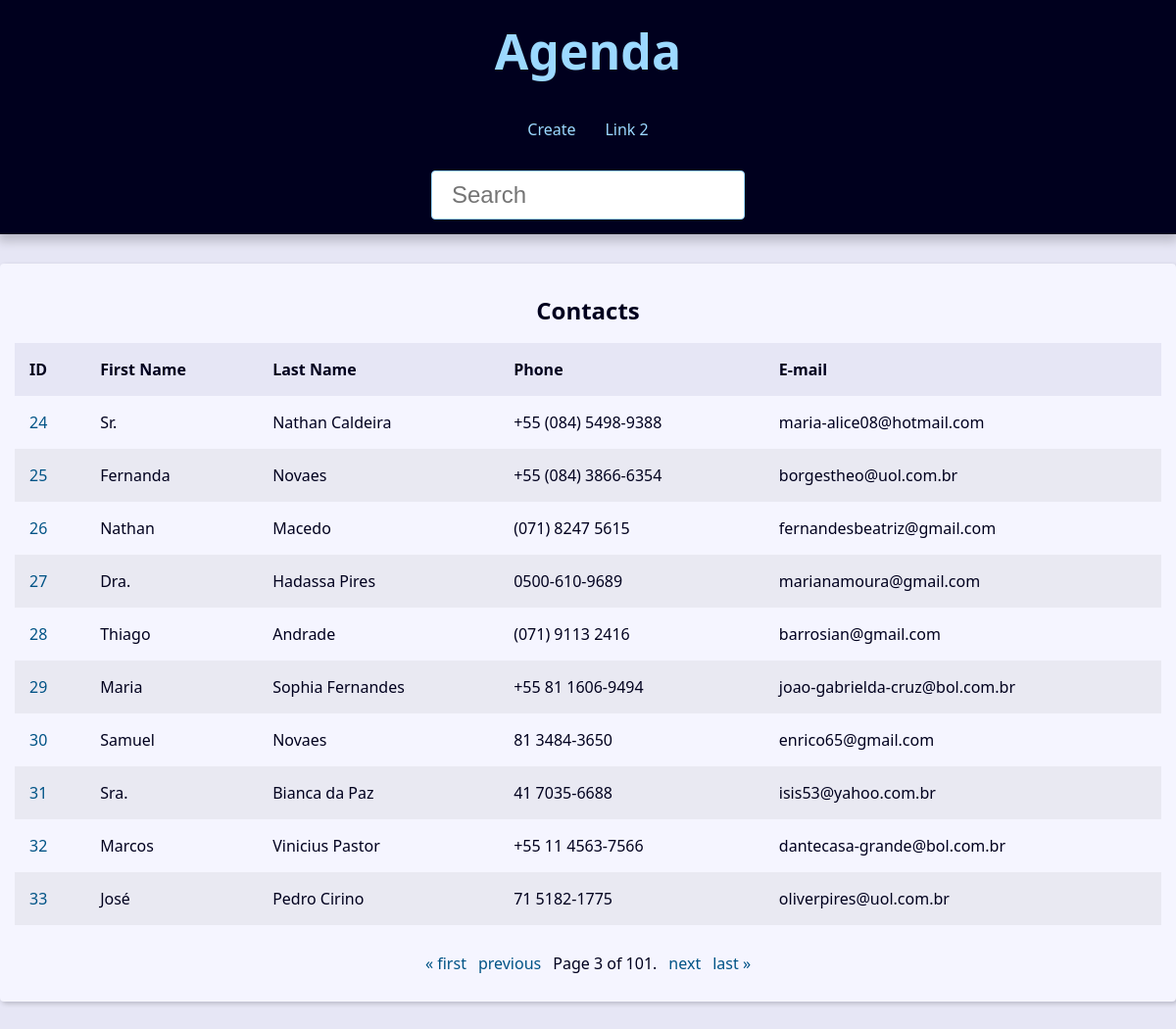
The app's page /?page=3&q= with its own data.
### contact/models.py (models this page shows, shortened)
class Contact(models.Model):
    first_name = models.CharField(max_length=50)
    last_name = models.CharField(max_length=50)
    phone = models.CharField(max_length=50)
    email = models.EmailField(max_length=254, blank=True)
    created_date = models.DateTimeField(default=timezone.now)
    description = models.TextField(blank=True)
    show = models.BooleanField(default=True)
    picture = models.ImageField(blank=True, upload_to='picture/%Y/%m/')
    category = models.ForeignKey(Category, on_delete=models.SET_NULL, blank=True, null=True)
    owner =  models.ForeignKey(User, on_delete=models.SET_NULL, blank=True, null=True)

### contact/views/contact_views.py (the view)
# urls.py: path('', views.index, name='index'),# type:ignore
def index(request):
    contacts = Contact.objects.all().filter(show=True).order_by('id')
    paginator = Paginator(contacts, 10)
    page_number = request.GET.get("page")
    page_obj = paginator.get_page(page_number)
    context = {
        'page_obj': page_obj,
        'site_title':'Contatos - '
    }
    return render(request,'contact/index.html', context )

### contact/templates/contact/index.html
{% extends "global/base.html" %}
{% block content %}
{% if page_obj %}
<div class="responsive-table">
    <table class="contacts-table">
    <caption class="table-caption">
        Contacts
    </caption>
    <thead>
        <tr class="table-row table-row-header">
            <th class="table-header">ID</th>
            <th class="table-header">First Name</th>
            <th class="table-header">Last Name</th>
            <th class="table-header">Phone</th>
            <th class="table-header">E-mail</th>
        </tr>
    </thead>
    <tbody>
        {% for contact in page_obj%}
        <tr class="table-row">
            <td class="table-cel">
                <a class="table-link" href="{% url "contact:contact" contact.id %}">
                    {{contact.id}}
                </a>
            </td>
            <td class="table-cel">
                {{contact.first_name}}
            </td>
            <td class="table-cel">
                {{contact.last_name}}
            </td>
            <td class="table-cel">
                {{contact.phone}}
            </td>
            <td class="table-cel">
                {{contact.email}}
            </td>
        </tr>
        {% endfor %}
    </tbody>
</table>
</div>
{% else %}
<div class="single-contact">
    <h1 class="single-contact-name">
        Nenhum contato encontrado.
    </h1>
</div>
{% endif %}
{% endblock content %}

### base_static/global/css/style.css (style rules this page uses)
:root { --spacing: 1.5rem; --link-dark-color: rgb(0, 83, 134); --link-light-color: rgb(156, 217, 255); --clr-white: rgb(245, 245, 255); --clr-black: rgb(0, 0, 30); --clr-light-gray: rgb(230, 230, 245); --clr-dark-shadow-5: rgba(0, 0, 10, 5%); --clr-dark-shadow-10: rgba(0, 0, 10, 10%); --clr-dark-shadow-20: rgba(0, 0, 10, 20%); --clr-light-shadow-5: rgba(200, 200, 255, 5%); --clr-light-shadow-10: rgba(200, 200, 255, 10%); --clr-light-shadow-20: rgba(200, 200, 255, 20%); --main-page-width: 120rem; --table-min-width: 60rem; --biggest-font-size: 5rem; --bigger-font-size: 4rem; --big-font-size: 3.2rem; --medium-font-size: 2.4rem; --small-font-size: 1.6rem; --smaller-font-size: 1.4rem; --smallest-font-size: 1.2rem; --transition-fast: 300ms; --transition-medium: 600ms; --transition-slow: 1s; --default-border-radius: 4px; }
*, *::before, *::after { margin: 0; padding: 0; box-sizing: border-box; }
html { font-size: 62.5%; }
body { font-family: system-ui, -apple-system, BlinkMacSystemFont, 'Segoe UI', Roboto, Oxygen, Ubuntu, Cantarell, 'Open Sans', 'Helvetica Neue', sans-serif; line-height: 1.5; font-size: var(--small-font-size); color: var(--clr-black); -webkit-font-smoothing: antialiased; background: var(--clr-light-gray); }
.responsive-table { width: 100%; overflow-x: auto; }
.contacts-table { width: 100%; min-width: var(--table-min-width); border-collapse: collapse; }
.table-caption { font-size: var(--medium-font-size); font-weight: bold; padding: var(--spacing); }
.table-row { text-align: left; text-overflow: ellipsis; transition: background-color var(--transition-fast) ease-in-out; }
.table-row:nth-of-type(2n) { background: var(--clr-dark-shadow-5); }
.table-row-header { background: var(--clr-light-gray); color: var(--clr-black); }
.table-cel, .table-header { padding: var(--spacing); }
.table-link { color: var(--link-dark-color); transition: color var(--transition-fast) ease-in-out; text-decoration: none; }

### records on screen
Contact: id "24", first_name "Sr.", last_name "Nathan Caldeira", phone "+55 (084) 5498-9388", email "maria-alice08@hotmail.com"
Contact: id "25", first_name "Fernanda", last_name "Novaes", phone "+55 (084) 3866-6354", email "borgestheo@uol.com.br"
Contact: id "26", first_name "Nathan", last_name "Macedo", phone "(071) 8247 5615", email "fernandesbeatriz@gmail.com"
Contact: id "27", first_name "Dra.", last_name "Hadassa Pires", phone "0500-610-9689", email "marianamoura@gmail.com"
Contact: id "28", first_name "Thiago", last_name "Andrade", phone "(071) 9113 2416", email "barrosian@gmail.com"
Contact: id "29", first_name "Maria", last_name "Sophia Fernandes", phone "+55 81 1606-9494", email "joao-gabrielda-cruz@bol.com.br"
Contact: id "30", first_name "Samuel", last_name "Novaes", phone "81 3484-3650", email "enrico65@gmail.com"
Contact: id "31", first_name "Sra.", last_name "Bianca da Paz", phone "41 7035-6688", email "isis53@yahoo.com.br"
Contact: id "32", first_name "Marcos", last_name "Vinicius Pastor", phone "+55 11 4563-7566", email "dantecasa-grande@bol.com.br"
Contact: id "33", first_name "José", last_name "Pedro Cirino", phone "71 5182-1775", email "oliverpires@uol.com.br"

### other values on screen
{{ page_obj.number }} "3"
{{ page_obj.paginator.num_pages }} "101"
